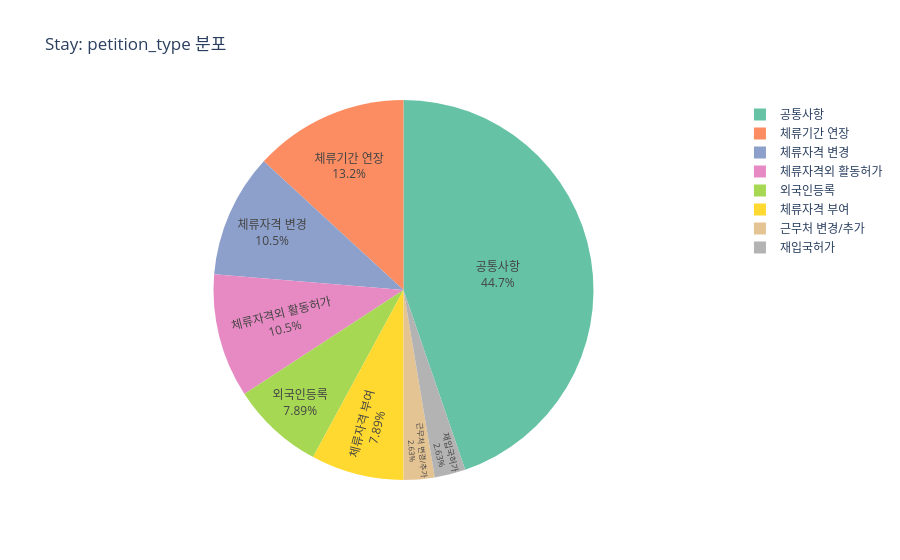

The notebook cell this image was saved under:
### Code cell
# Petition type 분포 (stay)
pt_dist = stay_semantic.groupby("petition_type").size().reset_index(name="count")
pt_dist = pt_dist.sort_values("count", ascending=False)

fig = px.pie(pt_dist, values="count", names="petition_type",
             title="Stay: petition_type 분포",
             color_discrete_sequence=px.colors.qualitative.Set2)
fig.update_traces(textposition="inside", textinfo="percent+label")
fig.show()

### Figure 1 — Plotly figure (JSON) as saved in the notebook; plotly's stock layout.template omitted (floating-point values rounded to 4 significant figures)
{"data": [{"domain": {"x": [0.0, 1.0], "y": [0.0, 1.0]}, "hovertemplate": "petition_type=%{label}<br>count=%{value}<extra></extra>", "labels": ["공통사항", "체류기간 연장", "체류자격 변경", "체류자격외 활동허가", "외국인등록", "체류자격 부여", "근무처 변경/추가", "재입국허가"], "legendgroup": "", "name": "", "showlegend": true, "textinfo": "percent+label", "textposition": "inside", "type": "pie", "values": [17, 5, 4, 4, 3, 3, 1, 1]}], "layout": {"legend": {"tracegroupgap": 0}, "piecolorway": ["rgb(102,194,165)", "rgb(252,141,98)", "rgb(141,160,203)", "rgb(231,138,195)", "rgb(166,216,84)", "rgb(255,217,47)", "rgb(229,196,148)", "rgb(179,179,179)"], "title": {"text": "Stay: petition_type 분포"}}}
